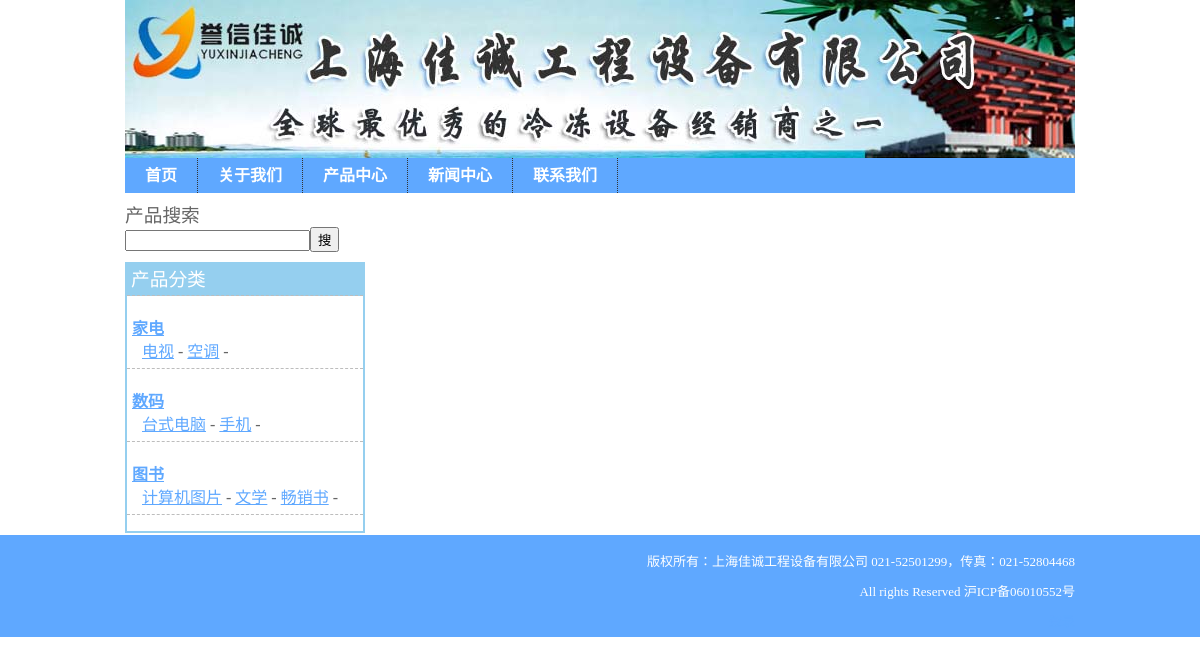
The app's page /index.php/products/index/12, older data.
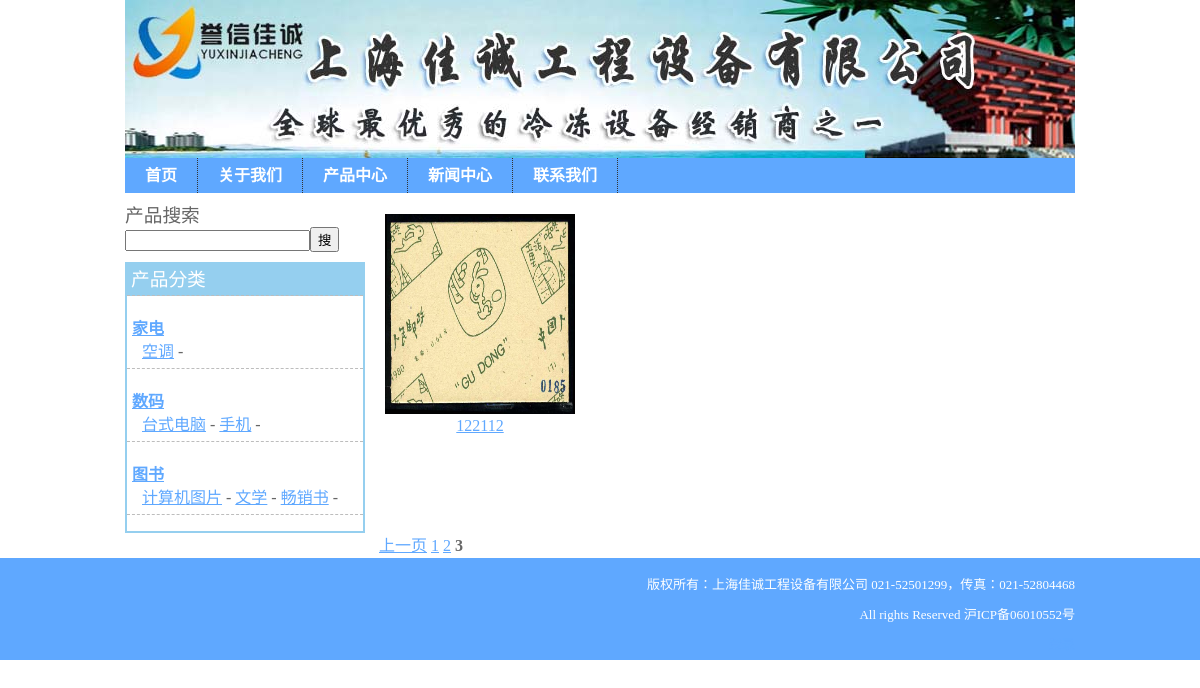
The same page, newer data.
### tables this page shows
CREATE TABLE `pcategories` (
  `id` int(11) NOT NULL AUTO_INCREMENT,
  `name` varchar(255) NOT NULL,
  `parent_id` int(11) DEFAULT NULL,
  `position` int(11) DEFAULT NULL,
  `created_at` datetime DEFAULT NULL,
  `updated_at` datetime DEFAULT NULL,
  PRIMARY KEY (`id`)
);

CREATE TABLE `products` (
  `id` int(11) NOT NULL AUTO_INCREMENT,
  `name` varchar(255) NOT NULL,
  `introduce` text,
  `target_url` varchar(255) NOT NULL,
  `image_url` varchar(255) NOT NULL,
  `pcategory_id` int(11) NOT NULL,
  `click_count` int(11) NOT NULL DEFAULT '0',
  `created_at` datetime DEFAULT NULL,
  `updated_at` datetime DEFAULT NULL,
  PRIMARY KEY (`id`)
);

### application/core/MY_Controller.php (called while the page is built, shortened)
<?php if ( ! defined('BASEPATH')) exit('No direct script access allowed');
class MY_Controller extends CI_Controller {
    protected $data;
  	protected function render_view($view, $layout="application"){
  	  $this->data["view"] = $view;
  	  $this->load->view("/layouts/".$layout, $this->data);
  	}
}

### application/controllers/Products.php (called while the page is built, shortened)
<?php if ( ! defined('BASEPATH')) exit('No direct script access allowed');
class Products extends MY_Controller {
	function __construct()
	{
		$this->load->model("product_model", "product");
	}
	  function index(){
	      $this->load->library("pagination");
          $config["per_page"] = "6";
          $this->data["query"] = $this->product->get($config["per_page"], $this->uri->segment(3));
          $this->render_view('products/index_view');
	  }
}

### index.php (called while the page is built, shortened)
<?php
require_once BASEPATH.'core/CodeIgniter'.EXT;

### application/models/product_model.php (called while the page is built, shortened)
<?php if ( ! defined('BASEPATH')) exit('No direct script access allowed');
class Product_model extends CI_Model {
    function get($limit, $offset){
      $query = $this->db->query("select p.id, p.name, p.image_url, p.target_url, c.name as c_name, p.created_at from products p left join pcategories c on c.id=p.pcategory_id  order by id DESC limit $offset, $limit");
      return $query->result();
    }
    function get_root_categories(){
      $query = $this->db->query("select id, name from pcategories where parent_id is null or parent_id=0;");
      return $query->result();
    }
    function get_child_category($id){
      $query = $this->db->query("select id, name from pcategories where parent_id=$id;");
      return $query->result();
    }
}

### application/views/products/index_view.php (the view, shortened to what this page needs)
<div id="sidebar">
    <div id="product_search" style="margin-bottom:10px;">
      <h3>产品搜索</h3>
      <form id="search_form" method="get"><input id="keywords" type="text" name="keywords" /><button type="submit">搜</button></form>
    </div>
  <div id="product_categories" style="border:2px solid #95CFEF">
  <h3 style="background:#95CFEF;color:#FFF;padding:4px;">产品分类</h3>
  <div class="categories">
  <?php $categories = $this->product->get_root_categories(); ?>
  <?php foreach($categories as $category): ?>
    <dl style="border-bottom:1px dashed #BDBDBD;padding:5px;">
      <dt class="category" style="font-weight:bold;">
       <?php echo anchor("/products/category/0/".$category->id, strip_tags($category->name)); ?>
       </dt>
    <?php $sub_categories = $this->product->get_child_category($category->id); ?>
      <dd class="sub_category">
      <?php foreach($sub_categories as $sub_category): ?>
         <?php echo anchor("/products/category/0/".$category->id."/".$sub_category->id, strip_tags($sub_category->name)); ?> -
      <?php endforeach; ?>
      </dd>
    </dl>
  <?php endforeach; ?>
  </div>
  </div>
</div>
<div id="main">
  <div id="products">
      <ul>
          <?php foreach($query as $item): ?>
            <li style="display: block; border:0px solid #BDBDBD;padding: 10px;margin-right: 15px;margin-bottom:10px;float:left;text-align:center">
                <a  href="<?php echo site_url('/products/show/'.$item->id);?>" ><img width="190" height="200" style="" src="<?php echo base_url().$item->image_url; ?>" /></a>
                <?php echo anchor("/products/show/".$item->id, strip_tags($item->name), "style='display:block'"); ?>
            </li>
          <?php endforeach; ?>
      </ul>
  </div>
  <div class="clear"></div>
  <?php echo $this->pagination->create_links(); ?>
</div>

### application/views/layouts/application.php (shortened to what this page needs)
<!DOCTYPE html PUBLIC "-//W3C//DTD XHTML 1.0 Transitional//EN" "http://www.w3.org/TR/xhtml1/DTD/xhtml1-transitional.dtd">
<html xmlns="http://www.w3.org/1999/xhtml" xml:lang="zh-CN" dir="ltr">
  <head>
    <link href="<?php echo base_url(); ?>assets/stylesheets/application.css" media="screen" rel="stylesheet" type="text/css" />
  </head>
  <body>
      <?php $this->load->view("/shared/header"); ?>
      <div class="clear"></div>
      <div id="content">
        <?php $this->load->view($view); ?>
      </div>
      <div class="clear"></div>
      <?php $this->load->view("/shared/footer"); ?>
  </body>
</html>

### application/views/shared/header.php
<div id="header">
</div>
<div id="nav">
  <ul class="menu">
    <li><a href="<?php echo base_url(); ?>">首页</a></li>
    <li><a href="<?php echo site_url('pages/about_us'); ?>">关于我们</a></li>
    <li><a href="<?php echo site_url('products'); ?>">产品中心</a></li>
    <li><a href="<?php echo site_url('news'); ?>">新闻中心</a></li>
    <li><a href="<?php echo site_url('pages/contact_us'); ?>">联系我们</a></li>
  </ul>
</div>

### application/views/shared/footer.php
<div id="footer">
  <div class="inner">
      <p>版权所有：上海佳诚工程设备有限公司 021-52501299，传真：021-52804468 </p>
      <p>All rights Reserved 沪ICP备06010552号</p>
      <p><?php echo anchor("/admin_login", "登录"); ?></p>
  </div>
</div>

### application/config/pagination.php (shortened to what this page needs)
<?php if ( ! defined('BASEPATH')) exit('No direct script access allowed');
$config['full_tag_open'] = "<div class='pagination'>";
$config['full_tag_close'] = "</div>";

### assets/stylesheets/application.css (style rules this page uses)
ul, li { margin:0; padding:0; list-style-position: inside; list-style-type: none; }
p { margin:0; padding:0; }
h1, h2, h3, h4, h5, h6 { margin:0; padding:0; font-weight: normal; }
a img { border: 0 none; }
a { color: #5FA8FF; }
body { background-color: #FFF; color: #666666; line-height: 23px; margin:0;padding: 0; }
#content { background:#FFF; margin: 0 auto; width: 950px; }
#sidebar { width: 240px; float:left ; }
#main { width:700;margin-left:250px; }
.clear { height:1px; clear:both; }
#header { background: url(../images/header_bg.gif); height: 158px; margin-bottom:1px; margin: 0 auto; width: 950px; }
#nav { height: 35px; background-color: #5FA8FF; z-index: 333; margin: 0 auto; margin-bottom: 10px; width: 950px; }
#nav .menu { position: relative; z-index: 300; }
#nav .menu li { display: inline-block; height: 35px; line-height: 35px; background-color: #5FA8FF; border-right: 1px dotted #333333; color: #CCCCCC; float: left; padding: 0; position: relative; width: auto; z-index: 1; }
#nav .menu li a { color: #FFF !important; cursor: pointer; display: block; padding: 0 20px; font-weight: bold; text-decoration: none; }
#footer { background-color: #5FA8FF; color: #FFF; }
#footer .inner { margin-top:10px; padding-top: 10px; line-height: 30px; text-align: right; border-top: 2px solid #5FA8FF; margin: 0 auto; width: 950px; font-size:13px; }
#product_categories h3 { border-bottom: 1px dashed #BDBDBD; }
.sub_category { margin-left:10px; }

Row changes from the older to the newer data that the page shows:
removed pcategories: name "电视", shown under "家电"
added products: image_url (picture), id+name "122112"
Text that changed along with them:
$this->pagination->create_links(): (not shown) → "上一页 1 2 3"
